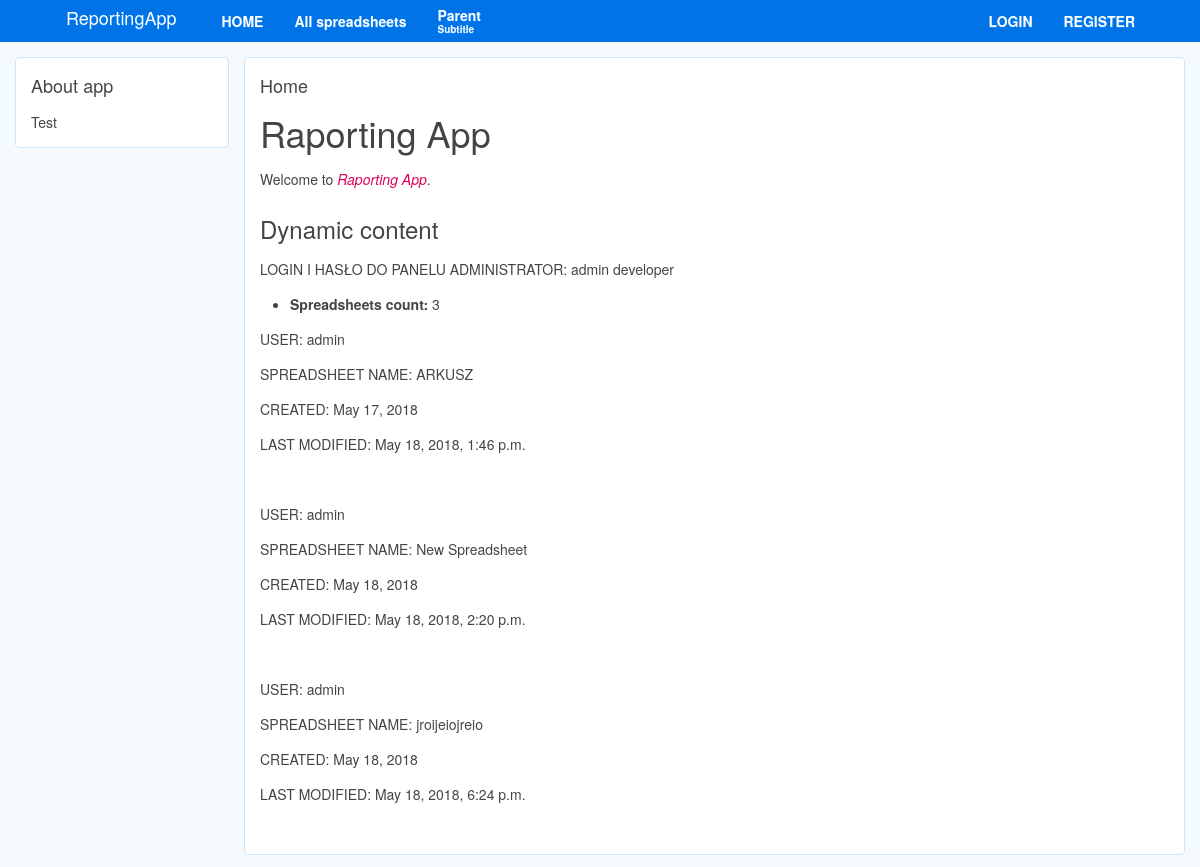
The page /reports/ on the database as committed earlier.
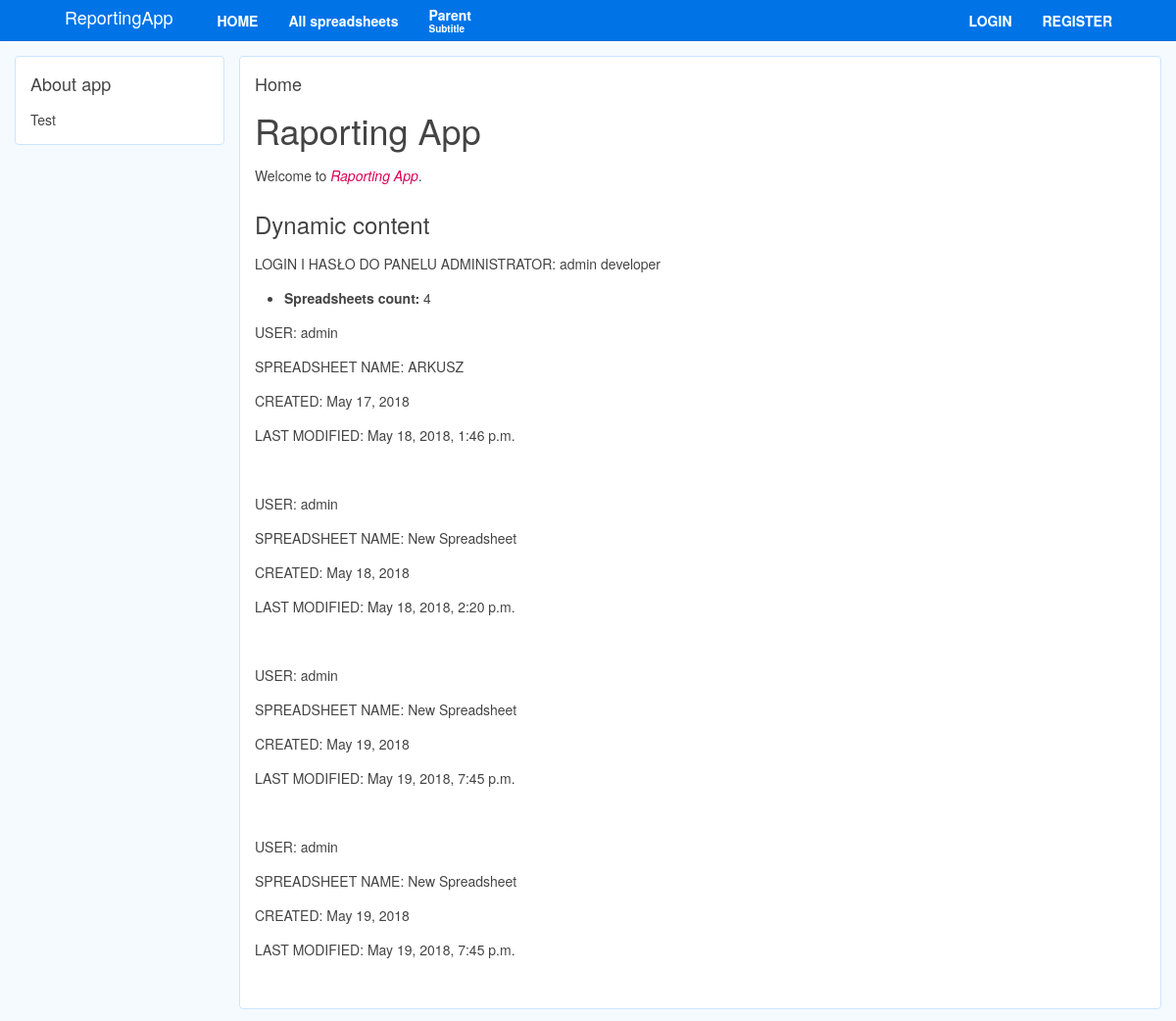
The same page on the database as committed later.
### reports/models.py (models this page shows)
class Spreadsheet(models.Model):
	user = models.ForeignKey(User, unique=False, on_delete=models.CASCADE)
	spreadsheet_name = models.CharField(max_length=255)
	spreadsheet_creation_date = models.DateField(auto_now_add=True, editable=False)
	spreadsheet_last_modification = models.DateTimeField(auto_now=True)

### reports/views.py (the view)
# urls.py: 2. Add a URL to urlpatterns:  path('', views.home, name='home')
def home(request):
    spreadsheets = Spreadsheet.objects.all()
    num_spreadsheets = len(spreadsheets)
    return render(request, 'home.html', context={'spreadsheets': spreadsheets, 'num_spreadsheets': num_spreadsheets}, )

### reports/templatetags/widget_tweeks.py (called while the page is built)
def silence_without_field(fn):
    def wrapped(field, attr):
        if not field:
            return ""
        return fn(field, attr)
    return wrapped

### reports/templates/home.html (shortened to what this page needs)
{% extends "./base/base.html" %}
{% block content %}
<div class="uk-width-1-1">
	<h1>Raporting App</h1>
	<p>Welcome to
		<em>Raporting App</em>.</p>
	<h2>Dynamic content</h2>
	<p>LOGIN I HASŁO DO PANELU ADMINISTRATOR: admin developer </p>
	<ul>
		<li>
			<strong>Spreadsheets count:</strong> {{ num_spreadsheets }}</li>
	</ul>
	{% for sp in spreadsheets %}
	<p>USER: {{sp.user}}</p>
	<p>SPREADSHEET NAME: {{sp.spreadsheet_name}}</p>
	<p>CREATED: {{sp.spreadsheet_creation_date}}</p>
	<p>LAST MODIFIED: {{sp.spreadsheet_last_modification}}</p>
	{% endfor %}
</div>
{% endblock %}

### reports/templates/base/base.html (shortened to what this page needs)
<!DOCTYPE html>
<html lang="en">
<head>
	{% load static %}
	<link rel="stylesheet" href={% static 'uikit/css/uikit.almost-flat.css' %} />
	<link rel="stylesheet" href="{% static 'base.css' %}">
</head>
<body id="body">
	{% include "navbar.html" %}
	<div class="uk-block uk-containter-center uk-margin-left uk-margin-right uk-margin-top uk-margin-bottom uk-margin-remove-top uk-margin-remove-bottom uk-padding-remove">
		<div class="uk-grid">
			<div class="uk-width-1-5">
				<div class="uk-panel uk-panel-box uk-panel-box-main">
					<h3 class="uk-panel-title">About app</h3>
					<div class="uk-grid">
						<div class="uk-width-1-1">
							Test
						</div>
					</div>
				</div>
			</div>
			<div class="uk-width-4-5 uk-padding-remove">
				<div class="uk-panel uk-panel-box uk-panel-box-main uk-margin-left">
					<h3 class="uk-panel-title">
						{% block breadcrumbs %}Home{% endblock %}
					</h3>
					<div class="uk-grid">
						{% block content %}
						{% endblock %}
					</div>
				</div>
			</div>
		</div>
	</div>
</body>
</html>

### reports/templates/navbar.html (shortened to what this page needs)
<nav class="uk-navbar uk-navbar-attached uk-position-z-index" data-uk-sticky>
    <div class="uk-margin-large-left uk-margin-large-right">
        <a href="" class="uk-navbar-brand uk-margin-right">ReportingApp</a>
        <ul class="uk-navbar-nav">
            <li>
                <a href="{% url 'home' %}">{{'Home' | upper}}</a>
            </li>
            <li>
                <a href="{% url 'spreadsheets' %}">All spreadsheets</a>
            </li>
            <li class="uk-parent" data-uk-dropdown="" aria-haspopup="true" aria-expanded="false">
                <a href="" class="uk-navbar-nav-subtitle">Parent
                    <div>Subtitle</div>
                </a>
            </li>
        </ul>
        <ul class="uk-navbar-flip uk-navbar-nav">
            <div class="uk-navbar-content">{{ user.get_username }}</div>
            {% if user.is_authenticated %}
            <li>
                <a href="{% url 'logout'%}">{{'Logout' | upper}}</a>
            </li>
            {% else %}
            <li>
                <a href="{% url 'login'%}{% if request.path != '/accounts/logout/' %}?next={{request.path}}{% endif %}">{{'Login' | upper}}</a>
            </li>
            <li>
                <a href="{% url 'register'%}?next={{request.path}}">{{'Register' | upper}}</a>
            </li>
            {% endif %}
        </ul>
    </div>
</nav>

Rows that differ between the two databases and show on the page:
removed Spreadsheet: user "admin", spreadsheet_name "jroijeiojreio", spreadsheet_creation_date "May 18, 2018", spreadsheet_last_modification "May 18, 2018, 6:24 p.m."
added Spreadsheet: user "admin", spreadsheet_name "New Spreadsheet", spreadsheet_creation_date "May 19, 2018", spreadsheet_last_modification "May 19, 2018, 7:45 p.m."
added Spreadsheet: user "admin", spreadsheet_name "New Spreadsheet", spreadsheet_creation_date "May 19, 2018", spreadsheet_last_modification "May 19, 2018, 7:45 p.m."
Other text that changed with them:
{{ num_spreadsheets }}: "3" → "4"
